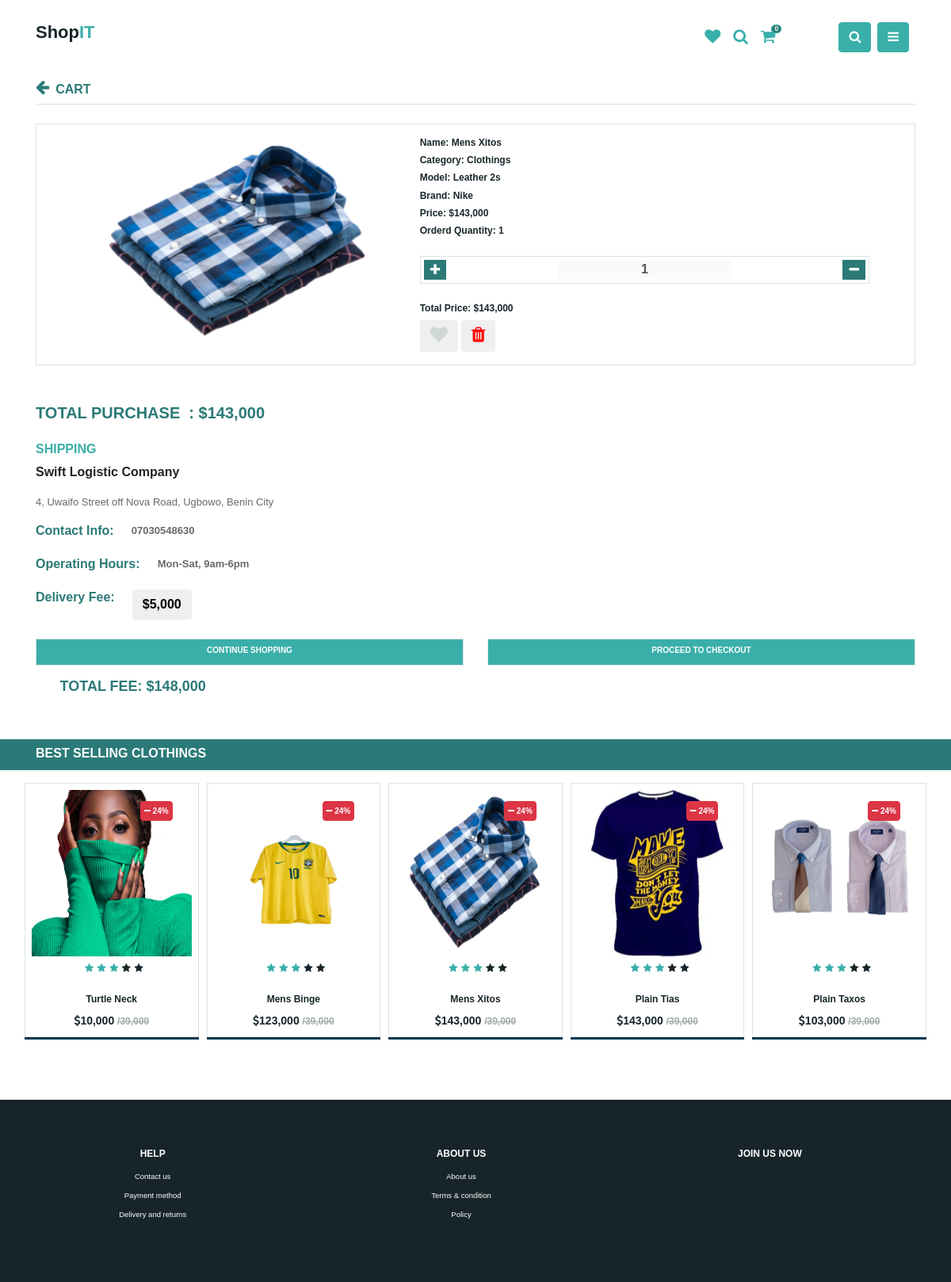
Screenshot of /finalCart.php (signed in) with the database file from the repository.
### tables this page shows
CREATE TABLE `cart` (
  `id` int(11) NOT NULL,
  `Buyers_id` int(11) NOT NULL,
  `Product_id` int(11) NOT NULL,
  `DateReg` timestamp NOT NULL DEFAULT current_timestamp() ON UPDATE current_timestamp(),
  `Item_price` int(11) NOT NULL,
  `Item_Qty` int(11) NOT NULL,
  `Total_price` int(11) NOT NULL,
  `Name` varchar(255) NOT NULL,
  `Model` varchar(255) NOT NULL,
  `Brand` varchar(255) NOT NULL,
  `Category` varchar(255) NOT NULL,
  `Image` varchar(255) NOT NULL,
  `Descrip` varchar(1000) NOT NULL,
  `Available_Qty` int(11) NOT NULL
);

CREATE TABLE `products` (
  `id` int(11) NOT NULL,
  `Sellers_id` int(11) NOT NULL,
  `Category` varchar(11) NOT NULL,
  `Name` varchar(255) NOT NULL,
  `Color` varchar(255) NOT NULL,
  `Brand` varchar(255) NOT NULL,
  `Model` varchar(255) NOT NULL,
  `Descrip` varchar(1000) NOT NULL,
  `Quantity` int(255) NOT NULL,
  `Price` int(255) NOT NULL,
  `Image` varchar(255) NOT NULL,
  `Auction` varchar(255) NOT NULL,
  `DateReg` timestamp NOT NULL DEFAULT current_timestamp() ON UPDATE current_timestamp()
);

### database/functions.php (called while the page is built, shortened)
<?php
include('connect.php');
     function executeQuery($sql, $data){
      global $conn;
        $stmt = $conn -> prepare($sql);
        $values = array_values($data);
        $types = str_repeat('s', count($values));
        $stmt -> bind_param( $types, ...$values );
        $stmt ->execute();
        return $stmt;
    }
     function selectAll($table, $conditions=[]){
      global $conn;
        $sql = "SELECT * FROM `$table` ";
        if (empty($conditions)) {
                $stmt = mysqli_stmt_init($conn);
                mysqli_stmt_prepare($stmt, $sql);
                mysqli_stmt_execute($stmt);
                $result = $stmt ->get_result();
                $records = $result->fetch_all(MYSQLI_ASSOC);
                return $records;
                mysqli_stmt_close($stmt);
        }else{
            $i = 0;
        foreach ($conditions as $key => $value) {
            if ($i===0) {
            $sql = $sql . " WHERE $key =?";
            }else{
                $sql = $sql . " AND $key = ?" ;
            }
            $i++;
        }
        $stmt =executeQuery($sql, $conditions);
        $result = $stmt ->get_result()->fetch_all(MYSQLI_ASSOC);
        return $result;
        }
    }
      function randselect($table){
        global $conn;
        $sql = "SELECT * FROM `$table`  ORDER BY rand() LIMIT 1 ";
                $stmt = mysqli_stmt_init($conn);
                mysqli_stmt_prepare($stmt, $sql);
                mysqli_stmt_execute($stmt);
                $result = $stmt ->get_result();
                $records = $result->fetch_all(MYSQLI_ASSOC);
                return $records;
      }
      function selectOne($table, $conditions){
        $sql = "SELECT * FROM `$table` ";
            $i = 0;
          foreach ($conditions as $key => $value) {
            if ($i===0) {
               $sql = $sql . " WHERE $key =?";
            }else{
                $sql = $sql . " AND $key = ?";
            }
            $i++;
          }
          $sql = $sql . " LIMIT 1";
          $stmt =executeQuery($sql,$conditions);
          $result = $stmt ->get_result()->fetch_assoc();
          return $result;
    }

### finalCart.php (the view, shortened to what this page needs)
<?php
include('includes/header.php')?>
<?php
include('database/functions.php');
include('includes/components/navigation.php');
?>
<section class="item_selected py-3 ">
    <div class="container">
        <a href="products.php?tab=New_Arrivals" class="d-flex border-bottom"><i
                class="fa fa-arrow-left font-20 dark-green mr-2"></i>
            <h6 class="bold dark-green font-16 " style="padding-top:.3%;">CART</h6>
        </a>
        <?php
$ad = $_SESSION['users'];
$response = selectOne('users', ['Email' => $ad]);
$id= $response['id'];
$grandtotal = 0;
$items = selectAll('cart', ['Buyers_id' => $id]);
?>
        <?php if($items): ?>
        <div class="items py-4">
            <?php foreach($items as $item): ?>
            <div class="item_detail border py-3 mb-4">
                <div class="container">
                    <div class="row row_resize">
                        <div class="col-5">
                            <img src="sellers/product_images/<?php echo $item['Image'] ?>" alt=""
                                class="img-fluid w-100">
                        </div>
                        <div class="col-7 dark ">
                            <h6 class="font-12 text-capitalize bold">Name: <span
                                    class="text-Capitalize"><?php echo $item['Name'] ?></span></h6>
                            <h6 class="font-12 text-capitalize bold">Category: <span
                                    class="text-Capitalize"><?php echo $item['Category'] ?></span>
                            </h6>
                            <h6 class="font-12 text-capitalize bold">Model: <span
                                    class="text-Capitalize"><?php echo $item['Model'] ?></span>
                            </h6>
                            <h6 class="font-12 text-capitalize bold">Brand: <span
                                    class="text-Capitalize"><?php echo $item['Brand'] ?></span>
                            </h6>
                            <h6 class="font-12 text-capitalize bold">Price: <span
                                    class="text-Capitalize">$<?php echo number_format($item['Item_price']) ?></span>
                            </h6>
                            <h6 class="font-12 text-capitalize bold">Orderd Quantity: <span
                                    class="text-Capitalize"><?php echo $item['Item_Qty'] ?></span>
                            </h6>
                            <a href="edit_cart.php?id=<?php echo $item['Product_id'] ?>" class="green">
                                <div class="qty my-4 border py-1 px-1 d-flex flex-row justify-content-between">
                                    <div class="  bg_dark-green plus-sign" disabled><i
                                            class="fa fa-plus py-1 px-2 white " id="plus-sign"></i>
                                    </div>
                                    <div class="input">
                                        <input type="text" disabled value='<?php echo $item['Item_Qty'] ?>'
                                            class="w-100 text-center bold font-16" id="cart_count" style='border:none'>
                                    </div>
                                    <div class="  bg_dark-green minus-sign" disabled><i
                                            class="fa fa-minus py-1 px-2 white" id="minus-sign"></i>
                                    </div>
                                </div>
                            </a>
                            <h6 class="font-12 text-capitalize bold">Total Price: <span
                                    class="text-Capitalize">$<?php echo number_format($item['Total_price']) ?></span>
                            </h6>
                            <div class="controls">
                                <?php $save = selectOne('saved', ['Product_id' => $item['Product_id']]);
                        if($save):
                         ?>
                                <button class="btn " id="<?php echo $item['Product_id'] ?>" onclick="save_item(this)"><i
                                        class="fa fa-heart green font-22 heart" id="save_item"></i></button>
                                <?php else: ?>
                                <button class="btn " id="<?php echo $item['Product_id'] ?>" onclick="save_item(this)"><i
                                        class="fa fa-heart heart font-22 heart" id="save_item"></i></button>
                                <?php endif; ?>
                                <button class="btn " id="<?php echo $item['Product_id'] ?>"
                                    onclick="delete_item(this)"><i class="fa fa-trash  font-22 heart" id="save_item"
                                        style="color:red;"></i></button>
                            </div>
                        </div>
                    </div>
                </div>
            </div>
            <?php endforeach; ?>
        </div>
    </div>
    <div class="item_details_footr">
        <div class="container">
            <h4 class='bold font-20 dark-green'>TOTAL PURCHASE &nbsp: <span>$<?php
                    $res= selectAll('cart', ['Buyers_id' => $id]);
                    foreach($res as $re){
                        $grandtotal += $re['Total_price'];
                    }
                    echo number_format($grandtotal) ;
                    ?></span></h4>
        </div>
    </div>
</section>
<section class="">
    <div class="container">
        <form action="">
            <h5 class="font-16 bold green">SHIPPING</h5>
        </form>
        <div class="">
            <p class="bold">Swift Logistic Company</p>
            <p class="address_info">4, Uwaifo Street off Nova Road, Ugbowo, Benin City</p>
            <h6 class='bold dark-green' style="display: flex;">Contact Info:<p class="contact_info">07030548630</p>
            </h6>
            <h6 class='bold dark-green' style="display: flex;">Operating Hours:<p class="contact_info">Mon-Sat, 9am-6pm
                </p>
            </h6>
            <h6 class='bold dark-green' style="display: flex;">Delivery Fee:<p class="contact_info"
                    style="margin-top:0%;"><button class="btn bold" id="fee" value="$5.000">$5,000</button>
                </p>
            </h6>
        </div>
        <div class="row">
            <div class="col-6">
                <a href="bestdeal.php" class=" w-100">
                    <div class="border pt-2 pb-1 bg_green white " id='add_to_cart'>
                        <h6 class="bold font-10 text-center">CONTINUE SHOPPING</h6>
                    </div>
                </a>
            </div>
            <div class="col-6">
                <a href="checkout.php" class=" w-100">
                    <div class="border pt-2 pb-1 bg_green white " id='add_to_cart'>
                        <h6 class="bold font-10 text-center">PROCEED TO CHECKOUT</h6>
                    </div>
                </a>
            </div>
            <div class="col-12  p-0 mt-3">
                <h5 class="total bold font-20 dark-green">TOTAL FEE: $<?php
                   $total = $grandtotal + 5000;
                   echo number_format($total);
                ?></h5>
            </div>
        </div>
        <?php endif; ?>
    </div>
</section>
<?php
include('includes/components/best_selling_products.php'); ?>
<?php  include('includes/footer.php') ?>

### includes/components/best_selling_products.php (shortened to what this page needs)
<?php
  $items = randselect('products');
  foreach ($items as $item);
  $cat = $item['Category'];
  $carts = selectAll('products', ['Category' => $cat ]);
?>
<section class="product pt-5 arrivals-desk">
    <div class="category_head bg_dark-green white">
        <div class="container pt-2 pb-1">
            <h6 class="font-16 bold text-uppercase">BEST SELLING <?php echo $item['Category'] ?></h6>
        </div>
    </div>
    <div class="container p-3 text-center">
        <div class="row">
            <div class="owl-carousel owl-theme new_arrivals ">
                <?php  foreach($carts as $cart): ?>
                <div class=" item border p-2 ">
                    <a href="cart.php?id=<?php echo $cart['id'] ?>"><img
                            src="././sellers/product_images/<?php echo $cart['Image']  ?>" alt="" class=""
                            style='height:210px; width:100%'></a>
                    <div class="product_ratings">
                        <i class="fa fa-star green"></i>
                        <i class="fa fa-star green"></i>
                        <i class="fa fa-star green"></i>
                        <i class="fa fa-star dark"></i>
                        <i class="fa fa-star dark"></i>
                    </div>
                    <h5 class="dark bold font-12"><?php echo $cart['Name'] ?></h5>
                    <span class="dark font-14 bold"> <i
                            class="fa fa-dollar"></i><?php echo number_format($cart['Price']); ?> <strike
                            class="slash font-12 grey_white line-through">/39,000</strike></span>
                    <button class="btn btn-danger p-1 bold font-10" style="position:absolute; top:7%; right:15%"><i
                            class="fa fa-minus"></i> 24%</button>
                </div>
                <?php endforeach; ?>
            </div>
        </div>
    </div>
</section>

### css/style_index.php (style rules this page uses)
* { padding: 0; margin: 0; font-family: "Roboto", sans-serif; }
* { -webkit-box-sizing: border-box; -moz-box-sizing: border-box; -o-box-sizing: border-box; -ms-box-sizing: border-box; box-sizing: border-box; }
a { text-decoration: none !important; }
select, input, textarea, button { box-shadow: none; outline: 0 !important; }
:root { --green: #3AAFA9; --dark: #17252A; --white: #FEFFFF; --dark_green: #2b7a78; }
.green { color: #3AAFA9 !important; }
.dark-green { color: #2b7a78; }
.dark { color: #17252A; }
.white { color: #FEFFFF; }
.grey_white { color: #a3abab; }
.bg_green { background: #3AAFA9; }
.bg_dark-green { background: #2b7a78; }
.font-12 { font-size: 12px; }
.font-10 { font-size: 10px; }
.font-14 { font-size: 14px; }
.font-16 { font-size: 16px; }
.font-20 { font-size: 20px; }
.font-22 { font-size: 22px; }
.bold { font-weight: bold; }
@media (max-width: 1200px) and (min-width: 991px) { .product_ratings { margin-top: 1%; } }
@media (max-width: 1200px) and (min-width: 991px) { .product_ratings>i { font-size: 14px; } }

### css/cart_style.php (style rules this page uses)
* { margin: 0; padding: 0; box-sizing: border-box; font-family: "Lucida Sans", "Lucida Sans Regular", "Lucida Grande", "Lucida Sans Unicode", Geneva, Verdana, sans-serif; }
:root { --green: #3aafa9; --dark: #17252a; --white: #feffff; }
.green { color: #3aafa9 !important; }
.dark-green { color: #2b7a78; }
.dark { color: #17252a; }
.white { color: #feffff; }
.grey_white { color: #a3abab; }
.bg_green { background: #3aafa9; }
.bg_dark-green { background: #2b7a78; }
.font-12 { font-size: 12px; }
.font-10 { font-size: 10px; }
.font-14 { font-size: 14px; }
.font-16 { font-size: 16px; }
.font-20 { font-size: 20px; }
.font-22 { font-size: 22px; }
.bold { font-weight: bold; }
.product_ratings { margin-left: 3%; }
.product_ratings>i { font-size: 14px; margin-bottom: 13%; }

### css/finalCart_style.php (style rules this page uses)
* { margin: 0; padding: 0; box-sizing: border-box; font-family: 'Lucida Sans', 'Lucida Sans Regular', 'Lucida Grande', 'Lucida Sans Unicode', Geneva, Verdana, sans-serif; }
.item_selected { margin-top: 7%; width: 100%; }
.row_resize { width: 95%; margin: 0% 2.5%; }
.address_info { color: rgba(49, 51, 53, 0.733); font-size: 13px; }
.contact_info { font-size: 13px; margin-top: .2%; margin-left: 2%; color: rgba(49, 51, 53, 0.733); }
.total { font-size: 18px; margin-left: 4%; }
.product_ratings>i { font-size: 12px; }

### finalCart.php (style rules this page uses)
.heart { color: #c8d2d2d6; }

### rows the page displays
cart: Image (picture), Name "Mens Xitos", Category "Clothings", Model "Leather 2s", Brand "Nike", Item_price "143,000", Item_Qty "1", Total_price "143,000"
products: Category "CLOTHINGS", Image (picture), Name "Mens Binge", Price "123,000"
products: Image (picture), Name "Turtle Neck", Price "10,000"
products: Image (picture), Name "Mens Xitos", Price "143,000"
products: Image (picture), Name "Plain Tias", Price "143,000"
products: Image (picture), Name "Plain Taxos", Price "103,000"

### other values shown
$grandtotal "143,000"
$total "148,000"
